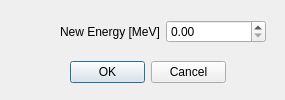
<?xml version="1.0" encoding="UTF-8"?>
<ui version="4.0">
 <class>EnergyScaleDialog</class>
 <widget class="QDialog" name="EnergyScaleDialog">
  <property name="geometry">
   <rect>
    <x>0</x>
    <y>0</y>
    <width>285</width>
    <height>100</height>
   </rect>
  </property>
  <property name="minimumSize">
   <size>
    <width>285</width>
    <height>100</height>
   </size>
  </property>
  <property name="maximumSize">
   <size>
    <width>285</width>
    <height>100</height>
   </size>
  </property>
  <property name="windowTitle">
   <string>Rescale Energy</string>
  </property>
  <widget class="QDialogButtonBox" name="buttonBox">
   <property name="geometry">
    <rect>
     <x>70</x>
     <y>60</y>
     <width>156</width>
     <height>25</height>
    </rect>
   </property>
   <property name="orientation">
    <enum>Qt::Horizontal</enum>
   </property>
   <property name="standardButtons">
    <set>QDialogButtonBox::Cancel|QDialogButtonBox::Ok</set>
   </property>
  </widget>
  <widget class="QWidget" name="">
   <property name="geometry">
    <rect>
     <x>60</x>
     <y>20</y>
     <width>206</width>
     <height>24</height>
    </rect>
   </property>
   <layout class="QFormLayout" name="formLayout">
    <item row="0" column="0">
     <widget class="QLabel" name="label">
      <property name="text">
       <string>New Energy [MeV]</string>
      </property>
     </widget>
    </item>
    <item row="0" column="1">
     <widget class="QDoubleSpinBox" name="doubleSpinBoxEnergy">
      <property name="maximum">
       <double>1000000.000000000000000</double>
      </property>
      <property name="singleStep">
       <double>100.000000000000000</double>
      </property>
     </widget>
    </item>
   </layout>
  </widget>
 </widget>
 <resources/>
 <connections>
  <connection>
   <sender>buttonBox</sender>
   <signal>accepted()</signal>
   <receiver>EnergyScaleDialog</receiver>
   <slot>accept()</slot>
   <hints>
    <hint type="sourcelabel">
     <x>248</x>
     <y>254</y>
    </hint>
    <hint type="destinationlabel">
     <x>157</x>
     <y>274</y>
    </hint>
   </hints>
  </connection>
  <connection>
   <sender>buttonBox</sender>
   <signal>rejected()</signal>
   <receiver>EnergyScaleDialog</receiver>
   <slot>reject()</slot>
   <hints>
    <hint type="sourcelabel">
     <x>316</x>
     <y>260</y>
    </hint>
    <hint type="destinationlabel">
     <x>286</x>
     <y>274</y>
    </hint>
   </hints>
  </connection>
 </connections>
</ui>
